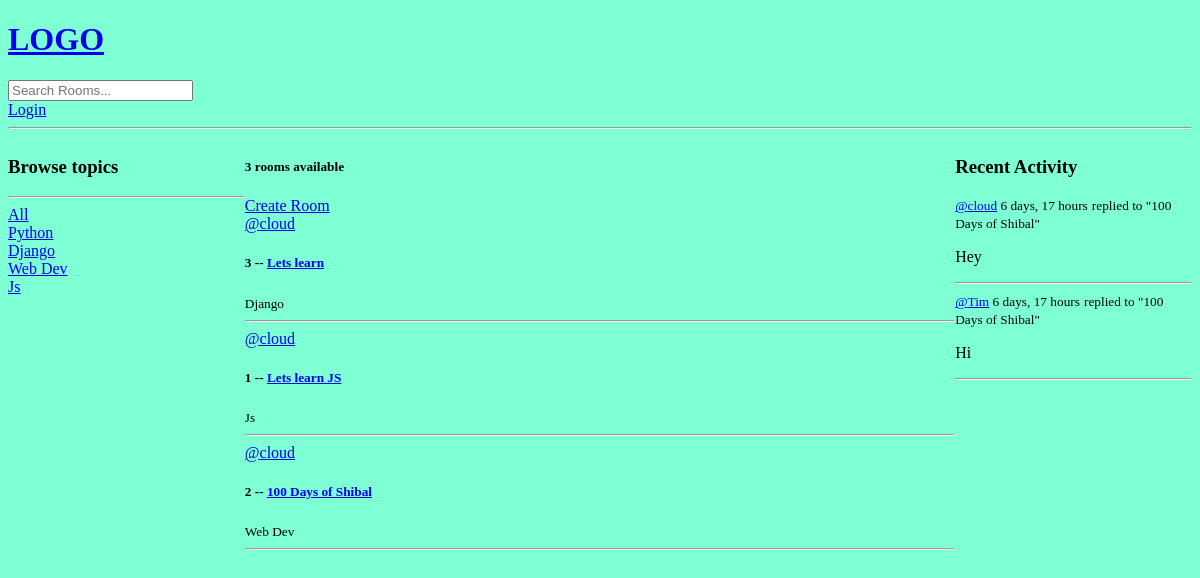
The app's page /, older data.
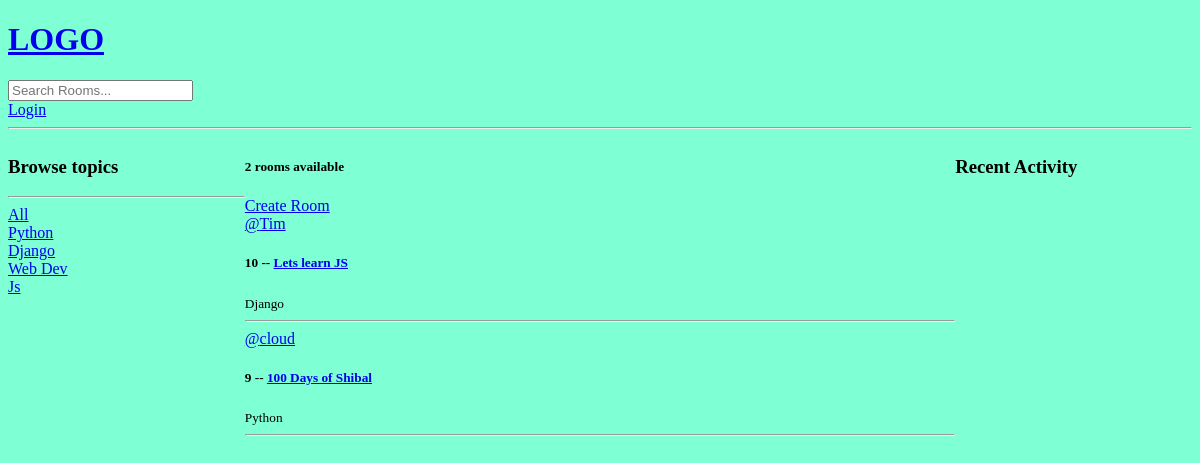
The same page, newer data.
### base/models.py (models this page shows, shortened)
class Topic(models.Model):
    name = models.CharField(max_length=200)

class Room(models.Model):
    host = models.ForeignKey(User, on_delete=models.SET_NULL, null=True)
    topic = models.ForeignKey(Topic, on_delete=models.SET_NULL, null=True)
    name = models.CharField(max_length=200)
    description = models.TextField(null=True, blank=True)
    participants = models.ManyToManyField(User, related_name='participants', blank=True)
    updated = models.DateTimeField(auto_now=True)
    created = models.DateTimeField(auto_now_add=True)
    class Meta:
        ordering = ['-updated', '-created']
    def __str__(self):
        return self.name

class Message(models.Model):
    user = models.ForeignKey(User, on_delete=models.CASCADE)
    room = models.ForeignKey(Room, on_delete=models.CASCADE)
    body = models.TextField()
    updated = models.DateTimeField(auto_now=True)
    created = models.DateTimeField(auto_now_add=True)
    class Meta:
        ordering = ['-updated', '-created']
    def __str__(self):
        return self.body[0:50]

### base/views.py (the view)
# urls.py: path('', views.home, name="home"),
def home(request):
    q = request.GET.get('q') if request.GET.get('q') != None else ''
    rooms = Room.objects.filter(
        Q(topic__name__icontains=q) |
        Q(name__icontains=q) |
        Q(description__icontains=q)
        )
    topics = Topic.objects.all()
    room_count = rooms.count()
    room_messages = Message.objects.filter(Q(room__topic__name__icontains=q))
    context = {"rooms": rooms, "topics":topics, "room_count":room_count, "room_messages":room_messages}
    return render(request, 'base/home.html', context)

### base/templates/base/home.html (shortened to what this page needs)
{% extends 'main.html' %}
{% block content %}
<div class="home-container">
    <div>
        {% include 'base/topics_component.html' %}
    </div>
    <div>
        <h5>{{room_count}} rooms available</h5>
        <a href="{% url 'create-room'%}">Create Room</a>
        {% include 'base/feed_component.html' %}
    </div>
    <div>
        {% include 'base/activity_component.html' %}
    </div>
</div>
{% endblock content %}

### base/templates/base/topics_component.html
    <h3>Browse topics</h3>
    <hr>
    <div>
        <a href="{% url 'home' %}">All</a>
    </div>
    {% for topic in topics %}
    <div>
        <a href="{% url 'home' %}?q={{topic.name}}">{{topic.name}}</a>
    </div>
    {% endfor %}

### base/templates/base/feed_component.html (shortened to what this page needs)
<div>
    {% for room in rooms %}
    <div>
        <a href="{% url 'user-profile' room.host.id %}">@{{room.host.username}}</a>
        <h5>{{room.id}} -- <a href="{% url 'room' room.id %}">{{room.name}}</a></h5>
        <small>{{room.topic.name}}</small>
        <hr>
    </div>
    {% endfor %}
</div>

### base/templates/base/activity_component.html (shortened to what this page needs)
<h3>Recent Activity</h3>
{%  for message in room_messages %}
<div>
    <small><a href="{% url 'user-profile' message.user.id %}">@{{message.user}}</a>
    {{message.created|timesince}}</small>
    <small>replied to "{{message.room}}"</small>
    <p>{{message}}</p>
    <hr>
    </div>
{% endfor %}

Row changes from the older to the newer data that the page shows:
removed Room: host.username "cloud", id "3", name "Lets learn", topic.name "Django"
removed Room: host.username "cloud", id "1", name "Lets learn JS", topic.name "Js"
removed Room: host.username "cloud", id "2", name "100 Days of Shibal", topic.name "Web Dev"
removed Message: user "cloud", created "6 days, 17 hours", room "100 Days of Shibal", body "Hey"
removed Message: user "Tim", created "6 days, 17 hours", room "100 Days of Shibal", body "Hi"
added Room: host.username "Tim", id "10", name "Lets learn JS", topic.name "Django"
added Room: host.username "cloud", id "9", name "100 Days of Shibal", topic.name "Python"
Text that changed along with them:
{{ room_count }}: "3" → "2"
